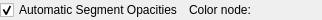
<?xml version="1.0" encoding="UTF-8"?>
<ui version="4.0">
 <class>qCjyxSegmentationsIOOptionsWidget</class>
 <widget class="qCjyxWidget" name="qCjyxSegmentationsIOOptionsWidget">
  <property name="geometry">
   <rect>
    <x>0</x>
    <y>0</y>
    <width>322</width>
    <height>20</height>
   </rect>
  </property>
  <property name="windowTitle">
   <string>Segmentations Options</string>
  </property>
  <layout class="QHBoxLayout" name="horizontalLayout">
   <property name="leftMargin">
    <number>0</number>
   </property>
   <property name="topMargin">
    <number>0</number>
   </property>
   <property name="rightMargin">
    <number>0</number>
   </property>
   <property name="bottomMargin">
    <number>0</number>
   </property>
   <item>
    <widget class="QCheckBox" name="AutoOpacitiesCheckBox">
     <property name="toolTip">
      <string>Automatically set opacities of the segments based on which contains which, so that no segment obscures another</string>
     </property>
     <property name="text">
      <string>Automatic Segment Opacities</string>
     </property>
     <property name="checked">
      <bool>true</bool>
     </property>
    </widget>
   </item>
   <item>
    <widget class="QLabel" name="ColorLabel">
     <property name="sizePolicy">
      <sizepolicy hsizetype="Preferred" vsizetype="Preferred">
       <horstretch>0</horstretch>
       <verstretch>0</verstretch>
      </sizepolicy>
     </property>
     <property name="text">
      <string>Color node:</string>
     </property>
    </widget>
   </item>
   <item>
    <widget class="qDMMLNodeComboBox" name="ColorNodeSelector">
     <property name="sizePolicy">
      <sizepolicy hsizetype="Expanding" vsizetype="Fixed">
       <horstretch>0</horstretch>
       <verstretch>0</verstretch>
      </sizepolicy>
     </property>
     <property name="nodeTypes">
      <stringlist>
       <string>vtkDMMLColorTableNode</string>
      </stringlist>
     </property>
     <property name="noneEnabled">
      <bool>true</bool>
     </property>
     <property name="addEnabled">
      <bool>false</bool>
     </property>
     <property name="removeEnabled">
      <bool>false</bool>
     </property>
    </widget>
   </item>
  </layout>
 </widget>
 <customwidgets>
  <customwidget>
   <class>qDMMLNodeComboBox</class>
   <extends>QWidget</extends>
   <header>qDMMLNodeComboBox.h</header>
  </customwidget>
  <customwidget>
   <class>qCjyxWidget</class>
   <extends>QWidget</extends>
   <header>qCjyxWidget.h</header>
   <container>1</container>
  </customwidget>
 </customwidgets>
 <resources/>
 <connections>
  <connection>
   <sender>qCjyxSegmentationsIOOptionsWidget</sender>
   <signal>dmmlSceneChanged(vtkDMMLScene*)</signal>
   <receiver>ColorNodeSelector</receiver>
   <slot>setDMMLScene(vtkDMMLScene*)</slot>
   <hints>
    <hint type="sourcelabel">
     <x>160</x>
     <y>9</y>
    </hint>
    <hint type="destinationlabel">
     <x>276</x>
     <y>9</y>
    </hint>
   </hints>
  </connection>
 </connections>
</ui>
